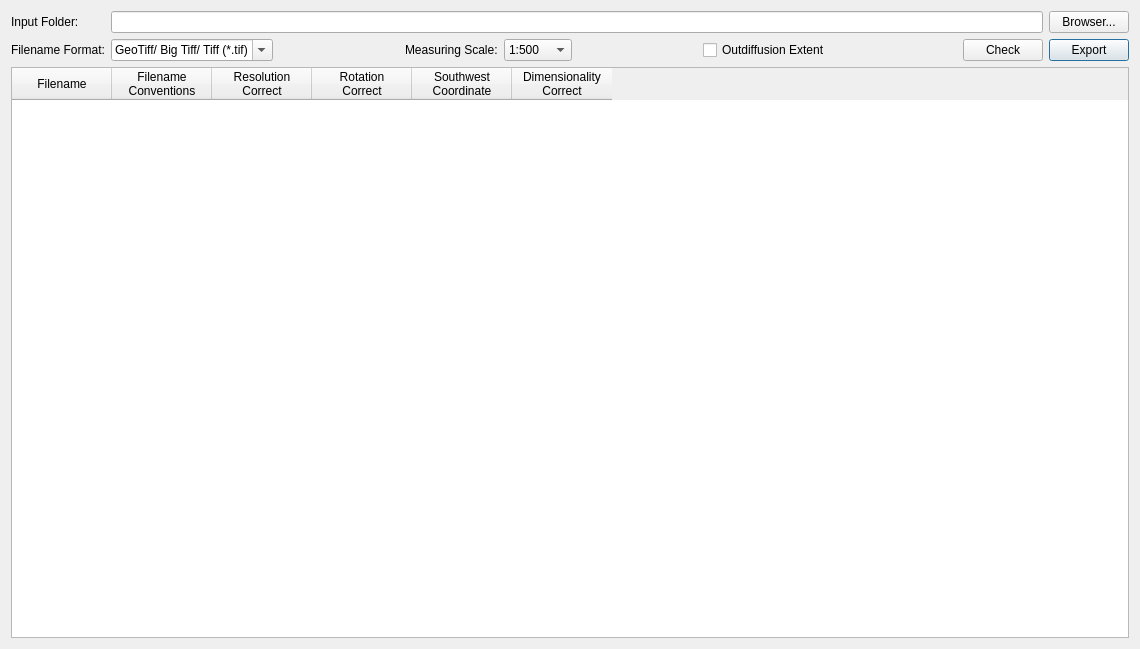
<?xml version="1.0" encoding="UTF-8"?>
<ui version="4.0">
 <class>QualityCheckDlg</class>
 <widget class="QDialog" name="QualityCheckDlg">
  <property name="geometry">
   <rect>
    <x>0</x>
    <y>0</y>
    <width>1140</width>
    <height>649</height>
   </rect>
  </property>
  <property name="windowTitle">
   <string>Quailty Check Dialog</string>
  </property>
  <layout class="QVBoxLayout" name="verticalLayout">
   <item>
    <layout class="QGridLayout" name="gridLayout">
     <item row="1" column="9">
      <widget class="QPushButton" name="pBtnExport">
       <property name="minimumSize">
        <size>
         <width>80</width>
         <height>0</height>
        </size>
       </property>
       <property name="maximumSize">
        <size>
         <width>80</width>
         <height>16777215</height>
        </size>
       </property>
       <property name="text">
        <string>Export</string>
       </property>
      </widget>
     </item>
     <item row="0" column="9">
      <widget class="QPushButton" name="pBtnInput">
       <property name="minimumSize">
        <size>
         <width>80</width>
         <height>0</height>
        </size>
       </property>
       <property name="maximumSize">
        <size>
         <width>80</width>
         <height>16777215</height>
        </size>
       </property>
       <property name="text">
        <string>Browser...</string>
       </property>
      </widget>
     </item>
     <item row="1" column="2">
      <spacer name="horizontalSpacer">
       <property name="orientation">
        <enum>Qt::Horizontal</enum>
       </property>
       <property name="sizeHint" stdset="0">
        <size>
         <width>40</width>
         <height>20</height>
        </size>
       </property>
      </spacer>
     </item>
     <item row="1" column="4">
      <widget class="QComboBox" name="comboBoxScale">
       <property name="currentIndex">
        <number>0</number>
       </property>
       <item>
        <property name="text">
         <string>1:500</string>
        </property>
       </item>
       <item>
        <property name="text">
         <string>1:1000</string>
        </property>
       </item>
       <item>
        <property name="text">
         <string>1:2000</string>
        </property>
       </item>
      </widget>
     </item>
     <item row="1" column="7">
      <spacer name="horizontalSpacer_2">
       <property name="orientation">
        <enum>Qt::Horizontal</enum>
       </property>
       <property name="sizeHint" stdset="0">
        <size>
         <width>40</width>
         <height>20</height>
        </size>
       </property>
      </spacer>
     </item>
     <item row="0" column="1" colspan="8">
      <widget class="QLineEdit" name="lineEditInput"/>
     </item>
     <item row="1" column="6">
      <widget class="QCheckBox" name="checkBoxExt">
       <property name="text">
        <string>Outdiffusion Extent</string>
       </property>
      </widget>
     </item>
     <item row="1" column="8">
      <widget class="QPushButton" name="pBtnCheck">
       <property name="minimumSize">
        <size>
         <width>80</width>
         <height>0</height>
        </size>
       </property>
       <property name="maximumSize">
        <size>
         <width>80</width>
         <height>16777215</height>
        </size>
       </property>
       <property name="text">
        <string>Check</string>
       </property>
      </widget>
     </item>
     <item row="1" column="5">
      <spacer name="horizontalSpacer_3">
       <property name="orientation">
        <enum>Qt::Horizontal</enum>
       </property>
       <property name="sizeHint" stdset="0">
        <size>
         <width>40</width>
         <height>20</height>
        </size>
       </property>
      </spacer>
     </item>
     <item row="1" column="1">
      <widget class="QComboBox" name="comboBoxFmt">
       <property name="editable">
        <bool>true</bool>
       </property>
       <item>
        <property name="text">
         <string>GeoTiff/ Big Tiff/ Tiff (*.tif)</string>
        </property>
       </item>
       <item>
        <property name="text">
         <string>Erdas Imagine (*.img)</string>
        </property>
       </item>
       <item>
        <property name="text">
         <string>PCI Geomaticas (*.pix)</string>
        </property>
       </item>
      </widget>
     </item>
     <item row="0" column="0">
      <widget class="QLabel" name="labelInput">
       <property name="text">
        <string>Input Folder:</string>
       </property>
      </widget>
     </item>
     <item row="1" column="0">
      <widget class="QLabel" name="labelFormat">
       <property name="text">
        <string>Filename Format:</string>
       </property>
      </widget>
     </item>
     <item row="1" column="3">
      <widget class="QLabel" name="label">
       <property name="text">
        <string>Measuring Scale:</string>
       </property>
      </widget>
     </item>
    </layout>
   </item>
   <item>
    <widget class="QTableWidget" name="tableWidget">
     <property name="editTriggers">
      <set>QAbstractItemView::NoEditTriggers</set>
     </property>
     <property name="selectionMode">
      <enum>QAbstractItemView::SingleSelection</enum>
     </property>
     <column>
      <property name="text">
       <string>Filename</string>
      </property>
     </column>
     <column>
      <property name="text">
       <string>Filename
Conventions</string>
      </property>
     </column>
     <column>
      <property name="text">
       <string>Resolution
Correct</string>
      </property>
     </column>
     <column>
      <property name="text">
       <string>Rotation
Correct</string>
      </property>
     </column>
     <column>
      <property name="text">
       <string>Southwest
Coordinate</string>
      </property>
     </column>
     <column>
      <property name="text">
       <string>Dimensionality
Correct</string>
      </property>
     </column>
    </widget>
   </item>
  </layout>
 </widget>
 <tabstops>
  <tabstop>lineEditInput</tabstop>
  <tabstop>pBtnInput</tabstop>
  <tabstop>comboBoxFmt</tabstop>
  <tabstop>tableWidget</tabstop>
 </tabstops>
 <resources/>
 <connections/>
</ui>
